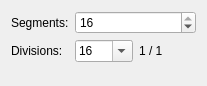
<?xml version="1.0" encoding="UTF-8"?>
<ui version="4.0">
 <class>CircularSectionEditor</class>
 <widget class="QWidget" name="CircularSectionEditor">
  <property name="geometry">
   <rect>
    <x>0</x>
    <y>0</y>
    <width>207</width>
    <height>86</height>
   </rect>
  </property>
  <property name="windowTitle">
   <string>Form</string>
  </property>
  <layout class="QFormLayout" name="formLayout">
   <item row="0" column="0">
    <widget class="QLabel" name="label">
     <property name="text">
      <string>Segments:</string>
     </property>
    </widget>
   </item>
   <item row="0" column="1">
    <widget class="QSpinBox" name="segments">
     <property name="minimum">
      <number>1</number>
     </property>
     <property name="maximum">
      <number>16</number>
     </property>
     <property name="value">
      <number>16</number>
     </property>
    </widget>
   </item>
   <item row="1" column="0">
    <widget class="QLabel" name="label_2">
     <property name="text">
      <string>Divisions:</string>
     </property>
    </widget>
   </item>
   <item row="1" column="1">
    <layout class="QHBoxLayout" name="horizontalLayout">
     <item>
      <widget class="QComboBox" name="divisions">
       <property name="editable">
        <bool>true</bool>
       </property>
       <property name="currentIndex">
        <number>1</number>
       </property>
       <item>
        <property name="text">
         <string>8</string>
        </property>
       </item>
       <item>
        <property name="text">
         <string>16</string>
        </property>
       </item>
       <item>
        <property name="text">
         <string>48</string>
        </property>
       </item>
      </widget>
     </item>
     <item>
      <widget class="QLabel" name="fraction">
       <property name="text">
        <string>1 / 1</string>
       </property>
      </widget>
     </item>
    </layout>
   </item>
  </layout>
 </widget>
 <resources/>
 <connections/>
</ui>
